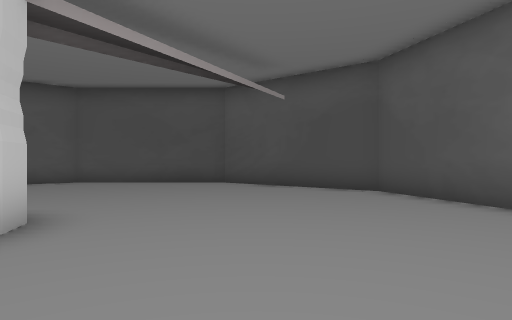
View 1 (above)

12 first-person views from a walk through a 3-D level made in the Unity game engine. The camera is 1.5 m above the floor, looks level and sees 75° across. The floor is counted in squares, 2 m on a side. Each view is taken from the middle of a square. On the plan, view 1 faces up. The plan holds only what a view shows up to about 11 squares ahead; the rest is blank. The place goes on beyond the plan. The player is left out.

View 2
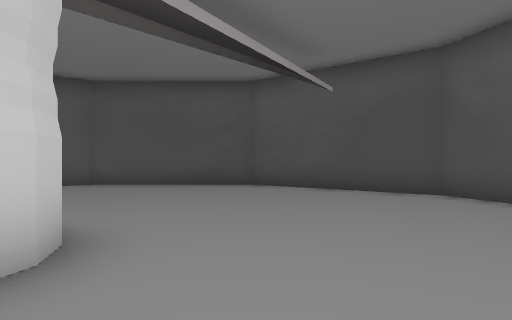

View 3
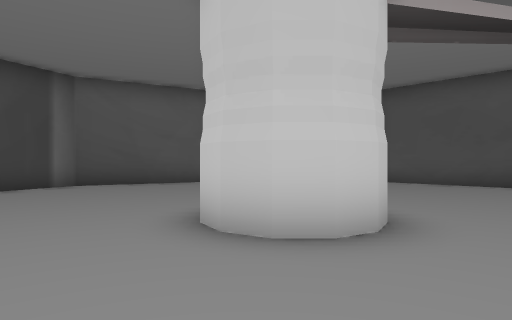

View 4
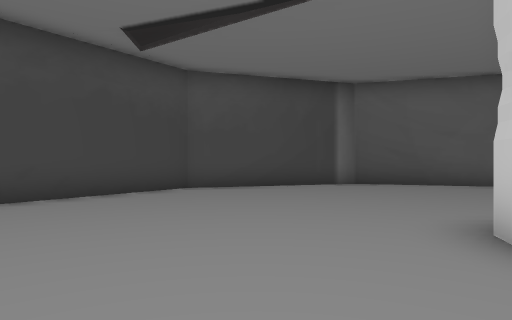

View 5
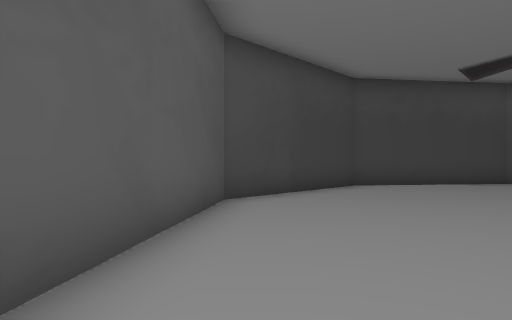

View 6
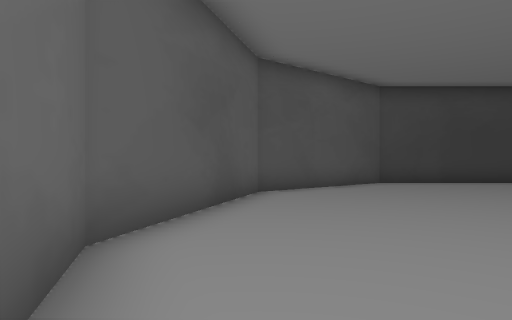

View 7
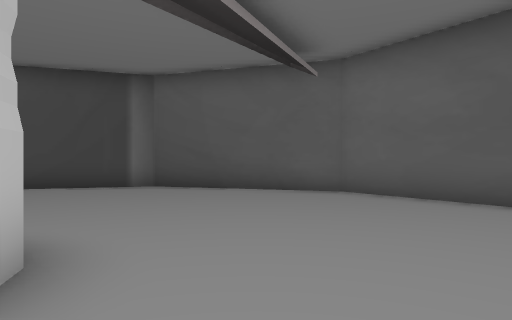

View 8
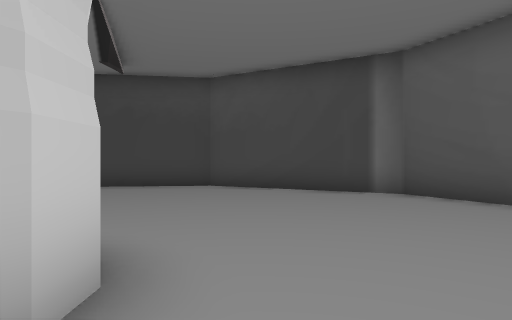

View 9
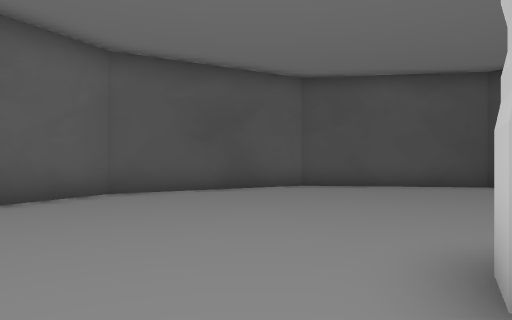

View 10
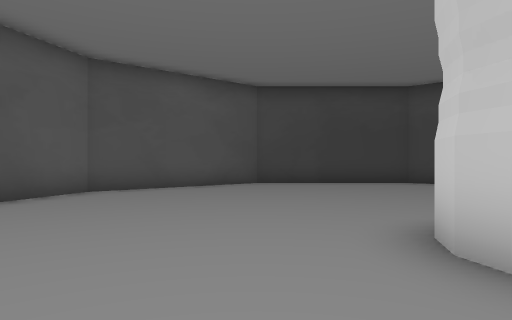

View 11
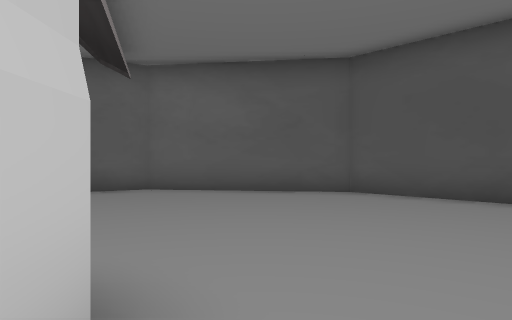

View 12
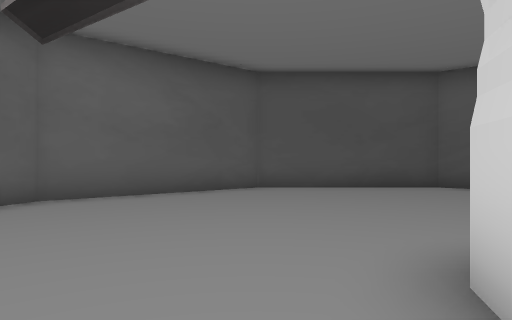

### Floor plan
Points are (right, up) in squares from view 1. A wall is a line through its corners. A room is listed if a view was taken in it or the views show most of it. See-through windows are left out.
Room 1 (views 1, 2, 3, 4, 5, 6, 7, 8, 9, 10, 11, 12)
walls: (-4.9, 3.4) (-4.7, 4) (-4.3, 4.4) (-3.9, 4.5); (-3.2, 4.4) (-2.7, 4) (-2.6, 3.4) (-2.7, 2.8) (-3.1, 2.4) (-3.7, 2.2) (-4.3, 2.4); (3, -1.8) (4.5, 3.1) (3, 8) (-1, 11.1) (-6, 11.1) (-10, 8) (-11.5, 3.1) (-10, -1.8) (-6, -4.9) (-1, -4.9) (3, -1.8)

Positions as (right, up) in squares from view 1, and headings:
1: (0, 0), facing up
2: (-1, 1), facing up
3: (-1, 0), facing up-left
4: (-1, 0), facing left
5: (3, 0), facing down-left
6: (3, 6), facing down
7: (-2, 6), facing left
8: (-4, 6), facing down-left
9: (-3, 6), facing down-right
10: (-1, 6), facing down
11: (-2, 4), facing up-left
12: (-6, 2), facing up
